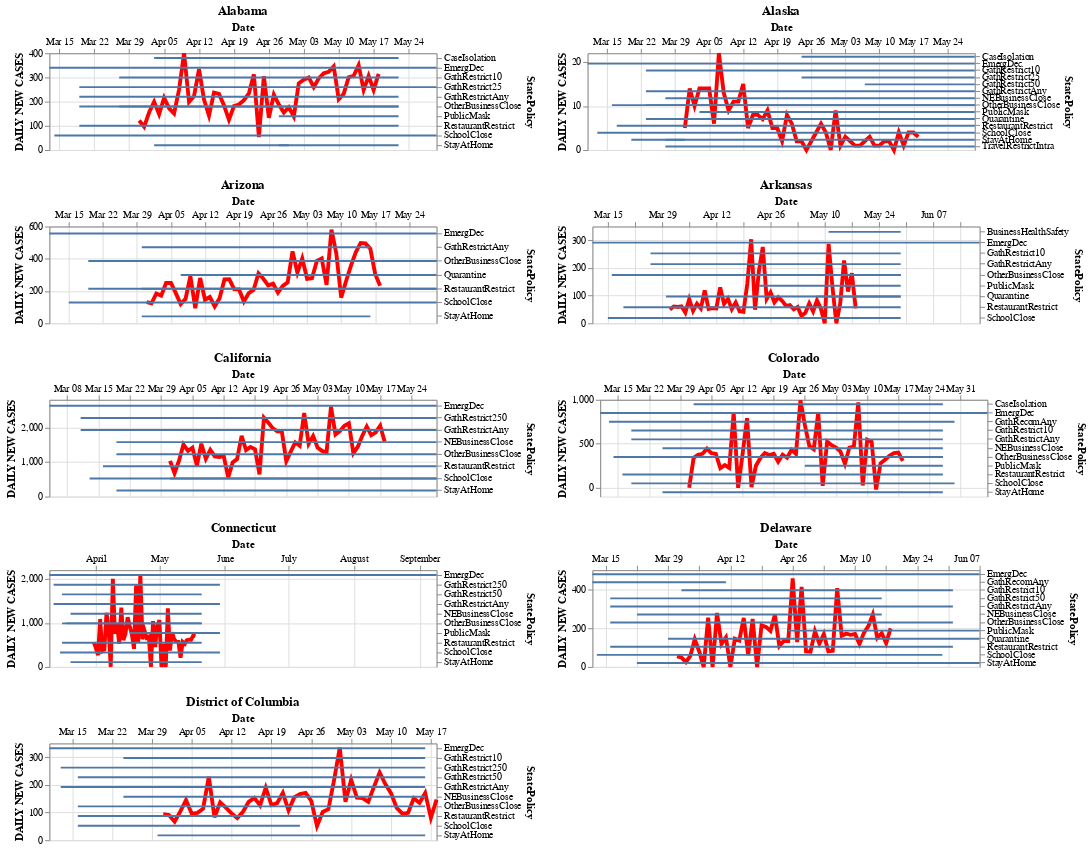

Notebook source saved alongside this figure:
### Code cell
compound_chart = create_compound_charts(create_policy_chart)
compound_chart
